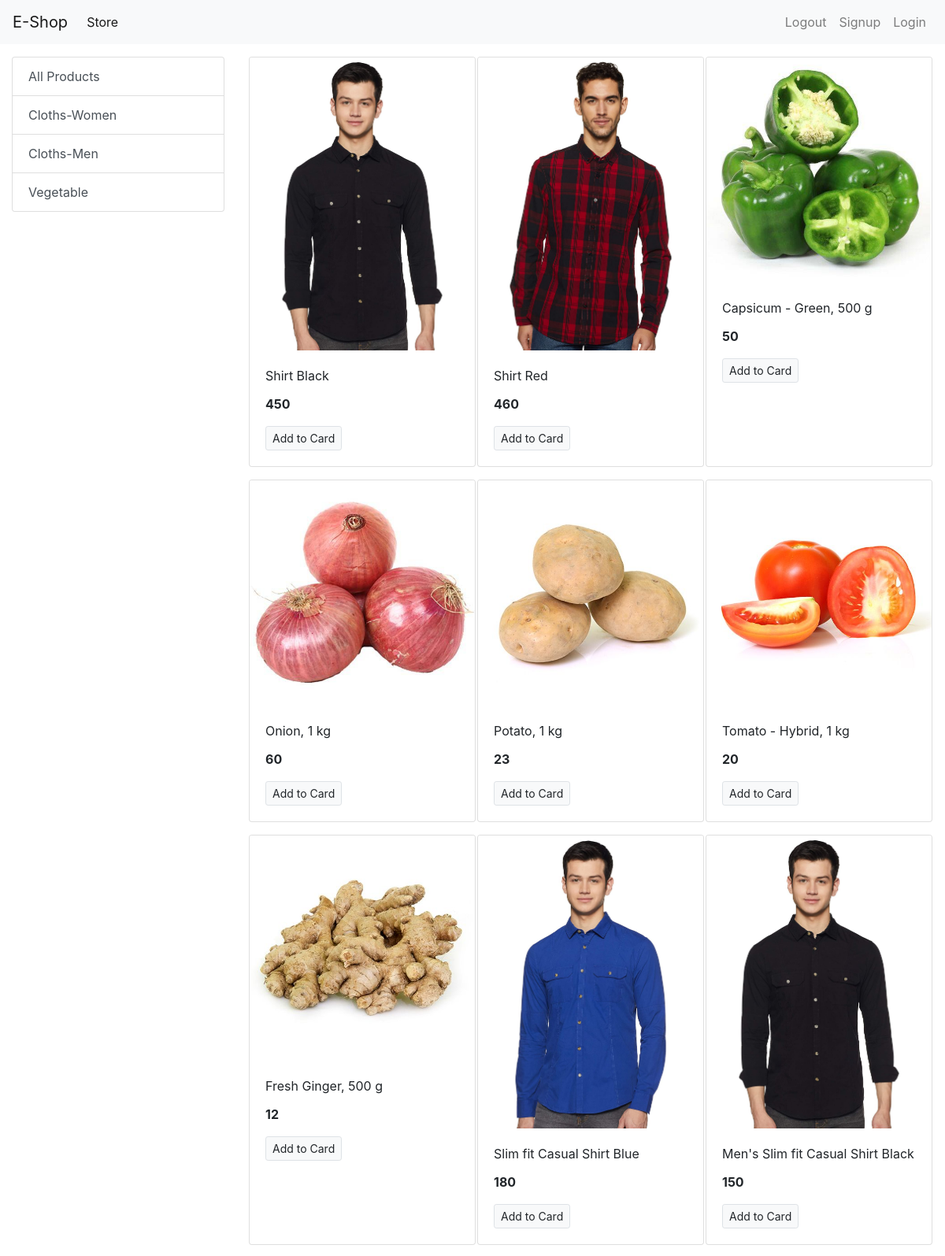
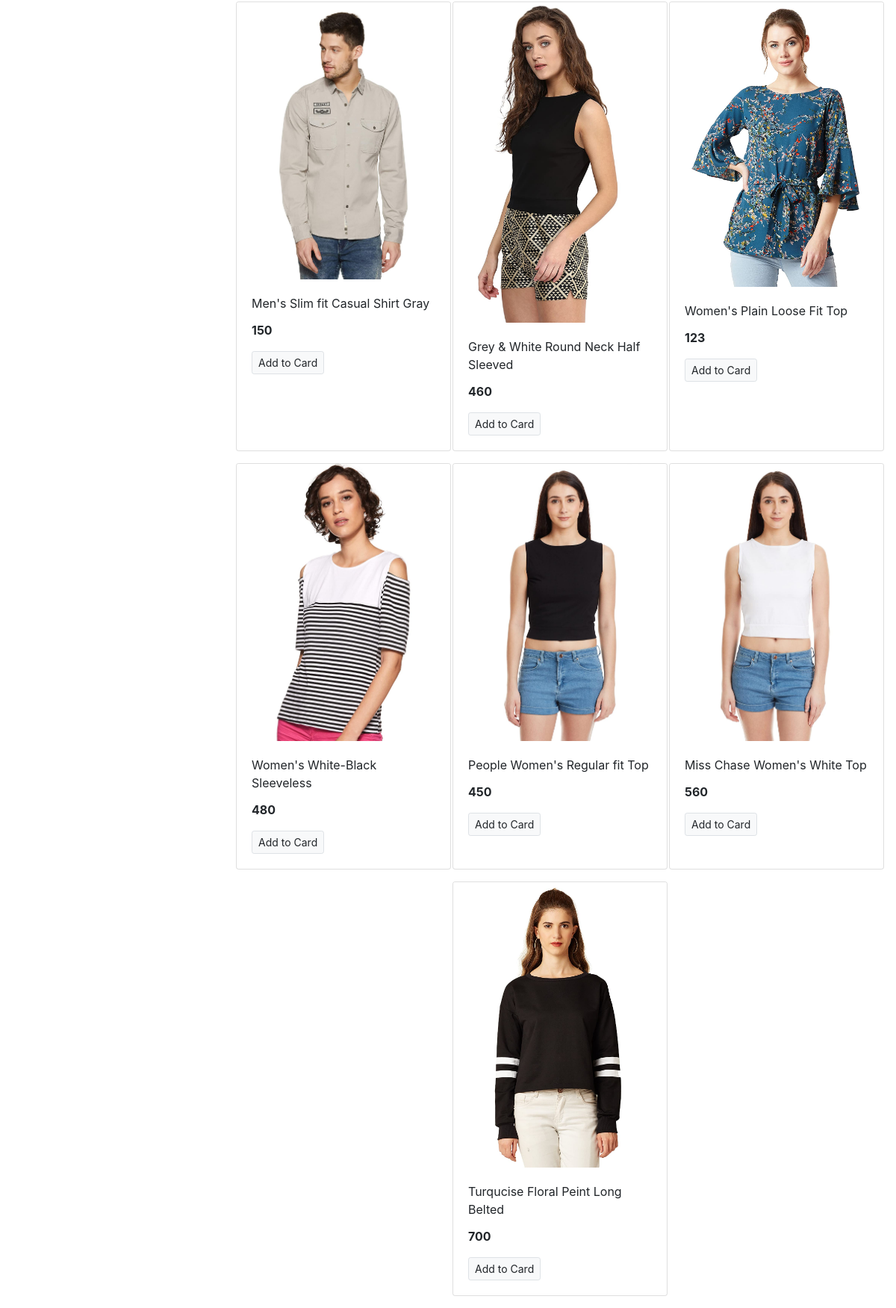
The page / on the database its author committed (2 pictures, top to bottom).
### store/models/category.py (models this page shows, shortened)
class Category(models.Model):
    name = models.CharField(max_length=20)
    @staticmethod
    def get_all_categories():
        return Category.objects.all()

### store/models/product.py (models this page shows, shortened)
class Product(models.Model):
    name = models.CharField(max_length=50)
    price = models.IntegerField(default=50)
    category = models.ForeignKey(Category, on_delete=models.CASCADE, default=1)
    description = models.CharField(max_length=200, default='', null=True, blank=True)
    image = models.ImageField(upload_to='uploads/products/')
    @staticmethod
    def get_all_products():
        return Product.objects.all()

### store/views.py (the view)
# urls.py: path('', index, name='homepage'),
def index(request):
    products = None
    categories = Category.get_all_categories()
    categoryID = request.GET.get('category')
    if categoryID:
        products = Product.get_all_products_by_categoryid(categoryID)
    else:
        products = Product.get_all_products()
    data = {}
    data['products'] = products
    data['categories'] = categories
    return render(request, 'index.html', data)

### store/templates/index.html
{% extends 'base.html' %}
{% block content %}
<div class="container-fluid mt-3">
<div class="row">
  <div class = "col-lg-3 max-auto">
    <div class="list-group">
      <a href="/" class="list-group-item list-group-item-action  "> All Products</a>
      {% for category in categories %}
      <a href="/?category={{category.id}}" class="list-group-item list-group-item-action  ">{{category.name}}</a>
      {% endfor %}
    </div>
  </div>
  <div id = "products" class="col-lg-9 mx-auto">
    <div class="row mx-auto">
      {% for product in products %}
      <div class="card mx-auto mb-3" style="width: 18rem;">
        <img src="{{product.image.url}}" class="card-img-top" alt="Card image cap">
        <div class="card-body">
          <p class="card-title">{{product.name}}</p>
          <p class="card-text"><b>{{product.price}}</b></p>
          <a href="#" class="btn btn-light border btn-sm">Add to Card</a>
        </div>
      </div>
      {% endfor %}
    </div>
  </div>
</div>
</div>
{% endblock %}

### store/templates/base.html (shortened to what this page needs)
<!doctype html>
<html lang="en">
<head>
  <link rel="stylesheet" href="https://maxcdn.bootstrapcdn.com/bootstrap/4.0.0/css/bootstrap.min.css"
>
</head>
<body>
  <nav class="navbar navbar-expand-lg navbar-light bg-light">
    <a class="navbar-brand" href="#">E-Shop</a>
    <div class="collapse navbar-collapse" id="navbarSupportedContent">
      <ul class="navbar-nav mr-auto">
        <li class="nav-item active">
          <a class="nav-link" href="#">Store <span class="sr-only">(current)</span></a>
        </li>
      </ul>
      <ul class="navbar-nav my-2 my-lg-0">
        <li class="nav-item  ">
          <a class="nav-link" href="#">Logout <span class="sr-only">(current)</span></a>
        </li>
        <li class="nav-item  ">
          <a class="nav-link" href="/signup/">Signup <span class="sr-only">(current)</span></a>
        </li>
        <li class="nav-item  ">
          <a class="nav-link" href="#">Login <span class="sr-only">(current)</span></a>
        </li>
      </ul>
    </div>
  </nav>
  {% block content %}{% endblock %}
</body>
</html>

### rows shown on the page
Category: name "Cloths-Women"
Category: name "Cloths-Men"
Category: name "Vegetable"
Product: image (picture), name "Shirt Black", price "450"
Product: image (picture), name "Shirt Red", price "460"
Product: image (picture), name "Capsicum - Green, 500 g", price "50"
Product: image (picture), name "Onion, 1 kg", price "60"
Product: image (picture), name "Potato, 1 kg", price "23"
Product: image (picture), name "Tomato - Hybrid, 1 kg", price "20"
Product: image (picture), name "Fresh Ginger, 500 g", price "12"
Product: image (picture), name "Slim fit Casual Shirt Blue", price "180"
Product: image (picture), name "Men's Slim fit Casual Shirt Black", price "150"
Product: image (picture), name "Men's Slim fit Casual Shirt Gray", price "150"
Product: image (picture), name "Grey & White Round Neck Half Sleeved", price "460"
Product: image (picture), name "Women's Plain Loose Fit Top", price "123"
Product: image (picture), name "Women's White-Black Sleeveless", price "480"
Product: image (picture), name "People Women's Regular fit Top", price "450"
Product: image (picture), name "Miss Chase Women's White Top", price "560"
Product: image (picture), name "Turqucise Floral Peint Long Belted", price "700"
